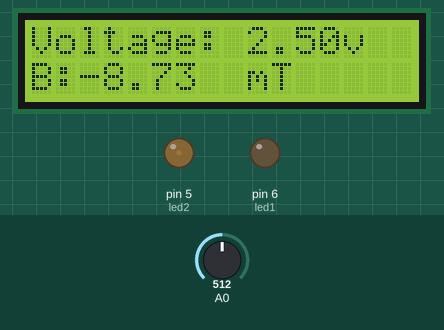
Simulated run of this sketch. Board: Arduino Uno, built with avr-gcc and run on an emulated ATmega328P. On the bench: 16×2 character LCD, output pins drawn as LEDs (lit = HIGH). Inputs (shaded band) come from the test bench; at power-on: A0 = 512. What the sketch prints to the serial monitor is not drawn.

Above: at 2.7 s.
2.8 s: A0 set to 526
At 4.4 s:
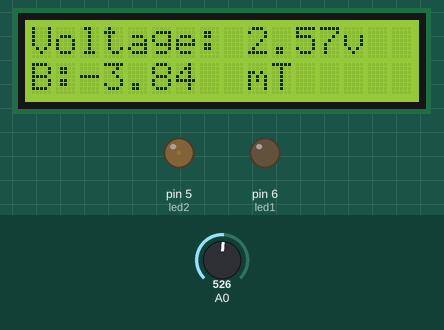
4.7 s: A0 set to 533
At 5.9 s:
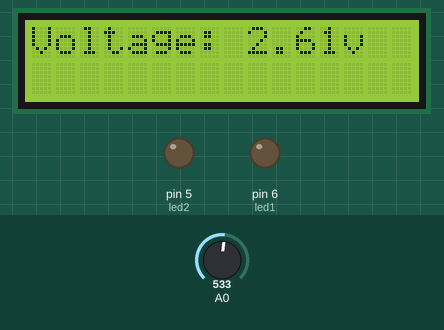
6.2 s: A0 set to 552
At 7.4 s:
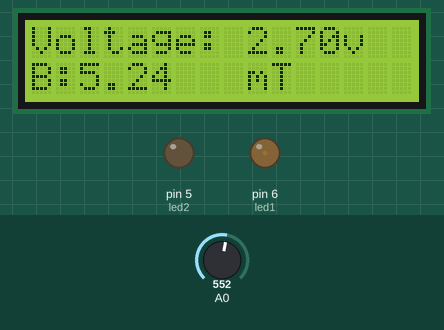
7.8 s: A0 set to 716
At 8.3 s:
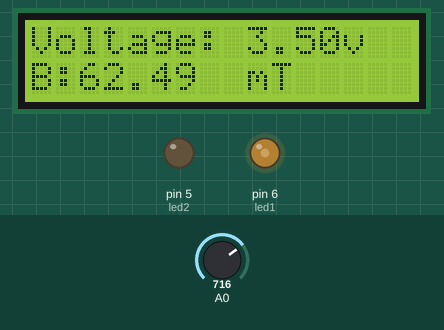
9.4 s: A0 set to 900
At 10.5 s:
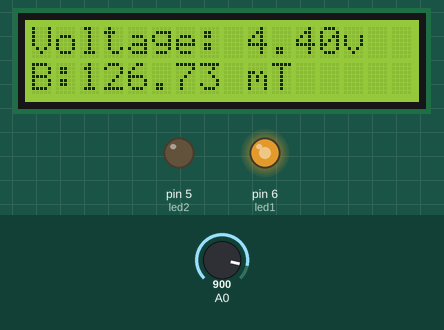
11.0 s: A0 set to 1009
At 11.7 s:
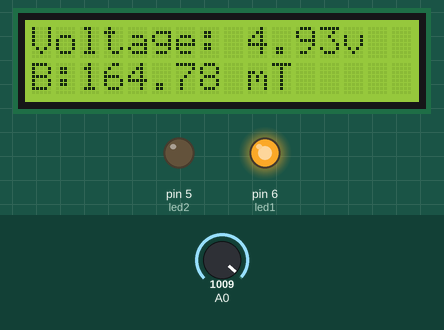
Timing chart, 0 to 13.6 s (numbered marks = the images above; inputs shaded):
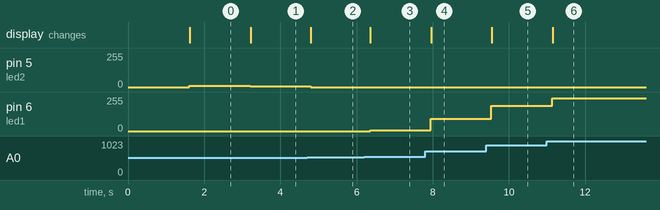

Measured:
- the behaviour switches between 532 and 533 on A0 (found by bisection; images 1 and 2)
- after the input at 2.8 s, pin 5 (led2): 11/255 → 4/255 after 0.41 s; the display: changes after 0.42 s (image 1)
- after the input at 4.7 s, pin 5 (led2): 4/255 → 0/255 after 0.10 s; the display: changes after 0.10 s (image 2)
- after the input at 6.2 s, pin 6 (led1): 0/255 → 6/255 after 0.15 s; the display: changes after 0.16 s (image 3)
- after the input at 7.8 s, pin 6 (led1): 6/255 → 92/255 after 0.14 s; the display: changes after 0.16 s (image 4)
- after the input at 9.4 s, pin 6 (led1): 92/255 → 190/255 after 0.14 s; the display: changes after 0.15 s (image 5)
- after the input at 11.0 s, pin 6 (led1): 190/255 → 247/255 after 0.14 s; the display: changes after 0.15 s (image 6)

The sketch:

teslaMeter.ino
```cpp
#include "Fcn.h"

void setup() {
  /* Initialize connection to
  serial monitor with 9600 baud */
  Serial.begin(9600);
  // Set pin led as output
  pinMode(led1, OUTPUT);
  pinMode(led2, OUTPUT);
  // Led turn off
  digitalWrite(led1, LOW);
  digitalWrite(led2, LOW);
  Serial.println("Systems are ready!");
  // Initialize the LCD
  lcd.init();
  // Turn on background light of LCD
  lcd.backlight();
  lcd.setCursor(0,0);
  lcd.print("South -> Green");
  lcd.setCursor(0,1);
  lcd.print("North -> Blue");
  delay(1500);
  // Clean screen
  lcd.clear();
}


void loop() {
  // Get voltage from sensor
  float sensorHall = analogRead(A0);
  Serial.print("Sensor Hall: ");
  Serial.println(sensorHall);

  /* Call to voltage function
  and show the voltage */
  voltage(sensorHall);
  teslaMeter(sensorHall);

  // Waiting half second to repeat the loop
  delay(500);
}
```

Fcn.h
```cpp
// Library LCD I2C
#include <LiquidCrystal_I2C.h>
// Set screen LCD to use 16x2 resolution
LiquidCrystal_I2C lcd(0x3f,16,2);


// Set pins LEDs
const int led2 = 5, led1 = 6;
//Setinterval iMax and iMin
float iMax = 532.0, iMin = 542.0;
// intercept with the Y axis (zero analog read)
float n = 537;

/* Convert the analog reading
  (which goes from 0 - 1023)
  to a voltage (0 - 5V): */
float toVolts(float data){
  data = data * 5 / 1023;
  return data;
}

/* Function to show the value volts in the LCD */
void voltage (float sHall){
  /* Convert the data analog to volts */
  float volts = toVolts(sHall);

  // Print out the value into lcd:
  lcd.clear();
  lcd.setCursor(0,0);
  lcd.print("Voltage:");
  lcd.setCursor(9,0);
  lcd.print(volts);
  lcd.setCursor(13, 0);
  lcd.print("v");
}

/* Show measure on the screen LCD */
void showMeasure(float field){
  lcd.setCursor(0,1);
  lcd.print("B:");
  lcd.setCursor(2,1);
  if (999 < abs(field)){
    lcd.print((field / 1000));
    lcd.setCursor(7, 1);
    lcd.print("T");
  } else {
    lcd.print(field);
    lcd.setCursor(9, 1);
    lcd.print("mT");
  }
}

/* Show shine from led on serial monitor */
void ledShine (int shine){
  Serial.print("Shine Led: ");
  Serial.println(shine);
}

/* Function to get value from
magnetic field to Tesla */
void teslaMeter(float sHall){
  int shineLed = 0;

  // Slope in Volt/Gauss
  float m = 1.4 * 10e-3; //mV/G -> V/G
  // Magnetic field on mT
  float B = ((toVolts(sHall - n))* (1000 / m)) / 1000; //10


  /*
  Turn on led depending of near magnet.
  Interval when sHall is between iMin and 1023
  */
  if (sHall >= iMin && sHall <= 1023){
    /* Get value from sensor and
    rescale values to the led (0-255) */
    shineLed = map(sHall, iMin, 1023, 1, 255);
    float MagField = map(sHall, iMin, 1023.0, 0.0, 1000.0) / 10;
    // Print values on serial monitor
    //ledShine(shineLed);

    Serial.print(
      "South --> TeslaMeter [mT]: "
      );
    Serial.println(B);
    //Serial.println((toVolts(sHall) - n) / (m));
    Serial.print("MagField: ");
    Serial.println(MagField);
    //Set shine into led
    analogWrite(led1, shineLed);
    //Show the value in mT on lcd
    showMeasure(B);
  } else {
    digitalWrite(led1, LOW);
  }

  //Interval when sHall is between 0 and iMax
  if (sHall >= 0 && sHall <= iMax){
    shineLed = map(sHall, 0, iMax, 255, 1);
    // Print values on serial monitor
    //ledShine(shineLed);
    Serial.print(
      "North --> TeslaMeter [mT]: "
      );
    Serial.println(B);

    //Set shine into led
    analogWrite(led2, shineLed);
    //Show the value in Teslas or mT on lcd
    showMeasure(B);
  } else {
    digitalWrite(led2, 0);
  }
}
```
